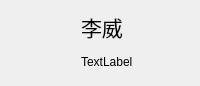
<?xml version="1.0" encoding="UTF-8"?>
<ui version="4.0">
 <class>memberBoxWidget</class>
 <widget class="QWidget" name="memberBoxWidget">
  <property name="geometry">
   <rect>
    <x>0</x>
    <y>0</y>
    <width>200</width>
    <height>76</height>
   </rect>
  </property>
  <property name="windowTitle">
   <string>Form</string>
  </property>
  <layout class="QHBoxLayout" name="horizontalLayout">
   <item>
    <widget class="QLabel" name="head">
     <property name="minimumSize">
      <size>
       <width>64</width>
       <height>64</height>
      </size>
     </property>
     <property name="maximumSize">
      <size>
       <width>64</width>
       <height>64</height>
      </size>
     </property>
     <property name="text">
      <string/>
     </property>
    </widget>
   </item>
   <item>
    <layout class="QVBoxLayout" name="verticalLayout">
     <item>
      <widget class="QLabel" name="namelabel">
       <property name="font">
        <font>
         <pointsize>16</pointsize>
        </font>
       </property>
       <property name="text">
        <string>李威</string>
       </property>
      </widget>
     </item>
     <item>
      <widget class="QLabel" name="signlabel">
       <property name="text">
        <string>TextLabel</string>
       </property>
      </widget>
     </item>
    </layout>
   </item>
  </layout>
 </widget>
 <resources/>
 <connections/>
</ui>
